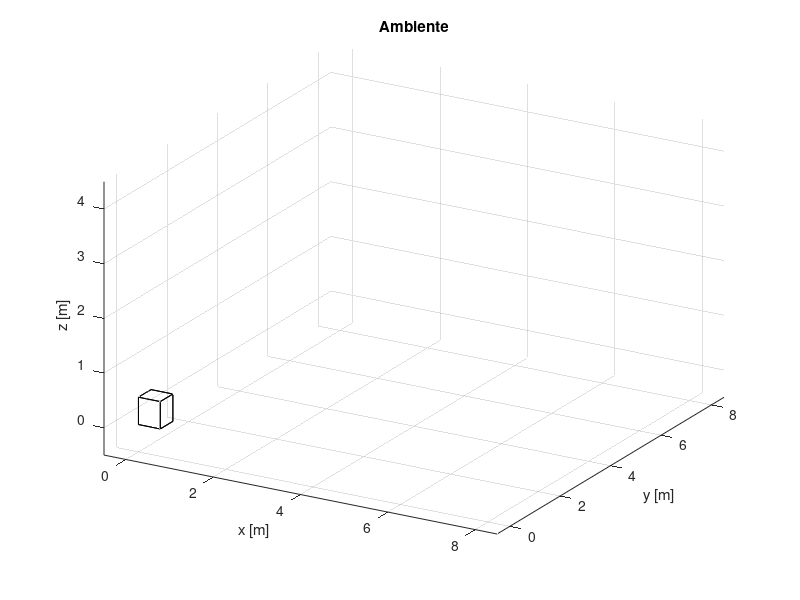

Write MATLAB code to recreate this figure. (Note: this script raises an error after producing the figure.)
% =========================================
% PROJETO BDP FLY - 2022
% Controle de navegação e mapeamento
%------------------------------------------

clc; close all; clear all;
n = 4; % numero de lados
a = .5; % largura do cubo para o grid
h = .5; % altura do prisma

v1 = [0 0 0; a 0 0; a a 0; 0 a 0]; % face de baixo

% gera vertice superior
for ii=1:4
    v2(ii,:) = v1(ii,:) + [0 0 h];
end

v = [v1 ;v2]; % vertices inferior e superior

%face inferior e superior
f1 = [1:4
      5:8];

% faces laterais
for ii= 1:n
    faceLado(ii, :) = [ii ii+1 n+ii+1 n+ii];
    if ii==4
        faceLado(ii, :) = [ii ii-3 n+1 n+ii];
    end
end

f = [faceLado; f1];

% h = patch('Faces',f,'Vertices',v,'FaceColor','red');
h = patch('Faces',f,'Vertices',v,'FaceColor','red',...
          'FaceAlpha',.001,'EdgeColor','k');

title('Ambiente'); xlabel('x [m]'); ylabel('y [m]'); zlabel('z [m]');
grid on; axis([-0.5 8.5 -.5 8.5 -.5 4.5]); view(30,30);

d = 0.5; % deslocamento

deltax = 0;
deltay = 0;
deltaz = 0;

% T = [1 0 0 5
%     0 1 0 0
%     0 0 1 0
%     0 0 0 1];
%     
% h2 = [h.Vertices ones(length(h.Vertices), 1)];
% h2 = (T*(h2)')';
% h.Vertices = h2(:,1:3);

T = [1 0 0 deltax
        0 1 0 deltay
        0 0 1 deltaz
        0 0 0 1];

%%
for ii = 0:8    
    deltax = deltax + d;
    deltay = deltay + d;
    deltaz = deltaz + d;
    
    % Matriz de Transformação Homogenea
%     for jj = 1:4      
    T = [1 0 0 deltax
        0 1 0 deltay
        0 0 1 deltaz
        0 0 0 1];
%     end
    
    % Translação a cada iteração
    % atualização dos vértices v = (T*v')'
    h1 = [h.Vertices ones(length(h.Vertices),1)];
    h1 = (T*(h1)')';   
    
   h.Vertices = h1(:,1:3);
   drawnow
end





